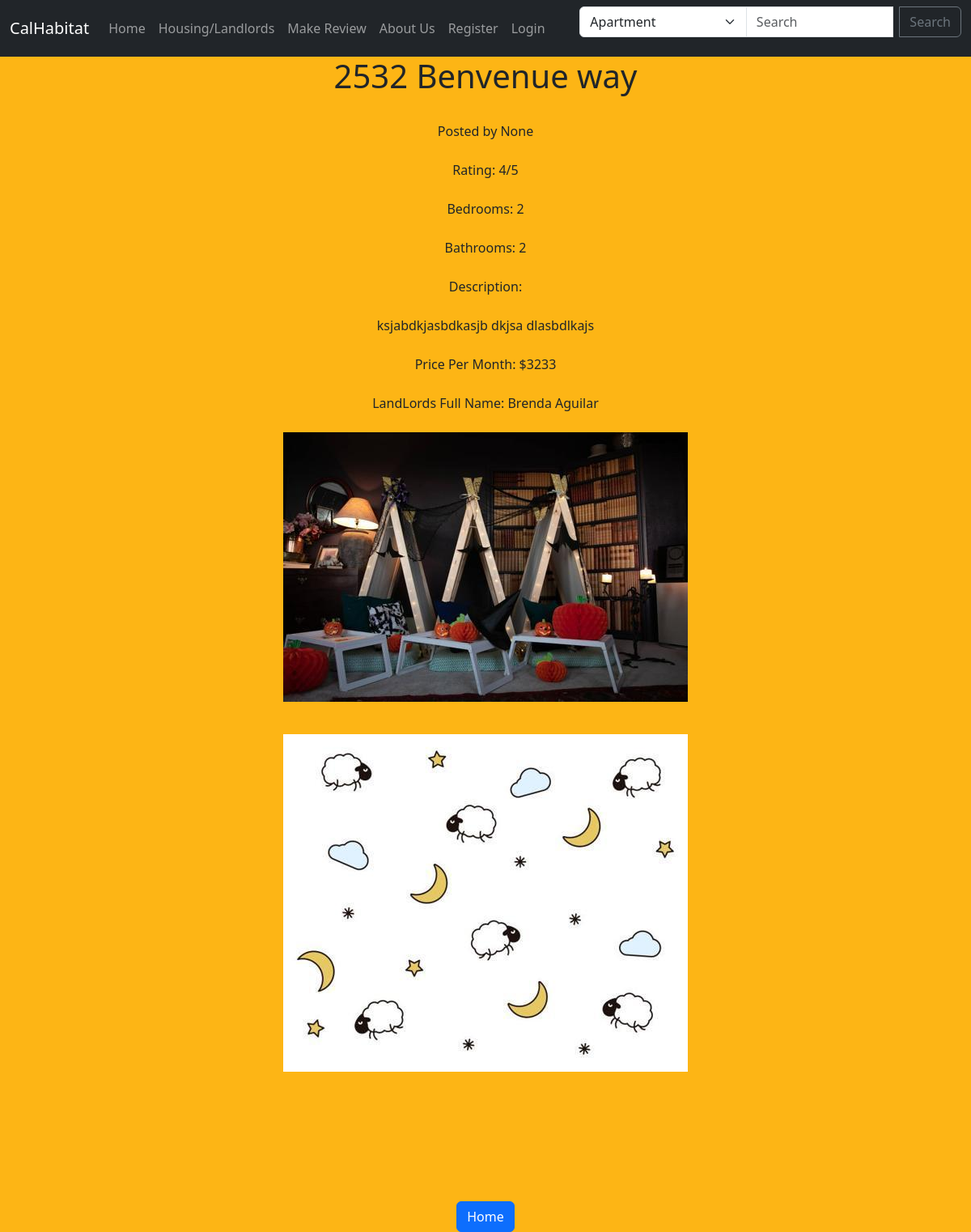
Screenshot of /show_house/55 with the database file from the repository.
### myapp/models.py (models this page shows, shortened)
class Housing(models.Model):
    Address = models.CharField(max_length=50)
    Bedrooms = models.IntegerField(default="", validators=[MinValueValidator(1), MaxValueValidator(25)])
    Bathrooms = models.IntegerField(default="", validators=[MinValueValidator(1), MaxValueValidator(25)])
    Description = models.CharField(max_length=250, default="")
    Rating = models.IntegerField(default="", validators=[MinValueValidator(1), MaxValueValidator(5)])
    Price = models.IntegerField(default="", validators=[MinValueValidator(500), MaxValueValidator(50000)])
    LandLord = models.CharField(max_length=200, default="")
    housing_image = models.ImageField(null=True, blank=True, upload_to="images/")
    housing_image2 = models.ImageField(null=True, blank=True, upload_to="images/")
    housing_image3 = models.ImageField(null=True, blank=True, upload_to="images/")
    housing_image4 = models.ImageField(null=True, blank=True, upload_to="images/")
    housing_image5 = models.ImageField(null=True, blank=True, upload_to="images/")

### myapp/views.py (the view)
# urls.py: path('show_house/<house_id>', views.show_house, name = "show-house"),
def show_house(request, house_id):
    user_username = request.session.get('user_username', None)
    house = Housing.objects.get(pk = house_id)
    return render(request, 'myapp/show_house.html',{'house': house, 'user_username': user_username} )

### myapp/templates/myapp/show_house.html (shortened to what this page needs)
<link href="https://cdn.jsdelivr.net/npm/bootstrap@5.3.2/dist/css/bootstrap.min.css" rel="stylesheet">
{% include 'myapp/nav.html' %}
{% block content %}
<div class="content-container" style="background-color: #FDB515;">
    <center>
        <link href="https://cdn.jsdelivr.net/npm/bootstrap@5.3.2/dist/css/bootstrap.min.css" rel="stylesheet">
        <h1>{{ house.Address }}</h1>
        <br>Posted by {{ user_username }}</br>
        <br>Rating: {{ house.Rating }}/5</br>
        <br>Bedrooms: {{ house.Bedrooms }}</br>
        <br>Bathrooms: {{ house.Bathrooms }}</br>
        <br>Description:</br>
        <br>{{ house.Description }}</br>
        <br>Price Per Month: ${{ house.Price }}</br>
        <br>LandLords Full Name: {{ house.LandLord }}</br>
        <br>
        {% if house.housing_image %}
        <img src="{{ house.housing_image.url }}" class="img-fluid house-image mb-3" style="max-width: 500px; height: auto;">
        {% endif %}
        <br>
        <br>
        {% if house.housing_image2 %}
        <img src="{{ house.housing_image2.url }}" class="img-fluid house-image mb-3" style="max-width: 500px; height: auto;">
        {% endif %}
        <br>
        <br>
        <br>
        <br>
        <br>
        <br>
        <br>
        <a href="{% url 'index' %}" class="btn btn-primary home-button">Home</a>
    </center>
</div>
{% endblock %}

### rows the page displays
Housing: Address "2532 Benvenue way", Rating "4", Bedrooms "2", Bathrooms "2", Description "ksjabdkjasbdkasjb dkjsa dlasbdlkajs", Price "3233", LandLord "Brenda Aguilar", housing_image (picture), housing_image2 (picture)

### other values shown
{{ user_username }} "None"
